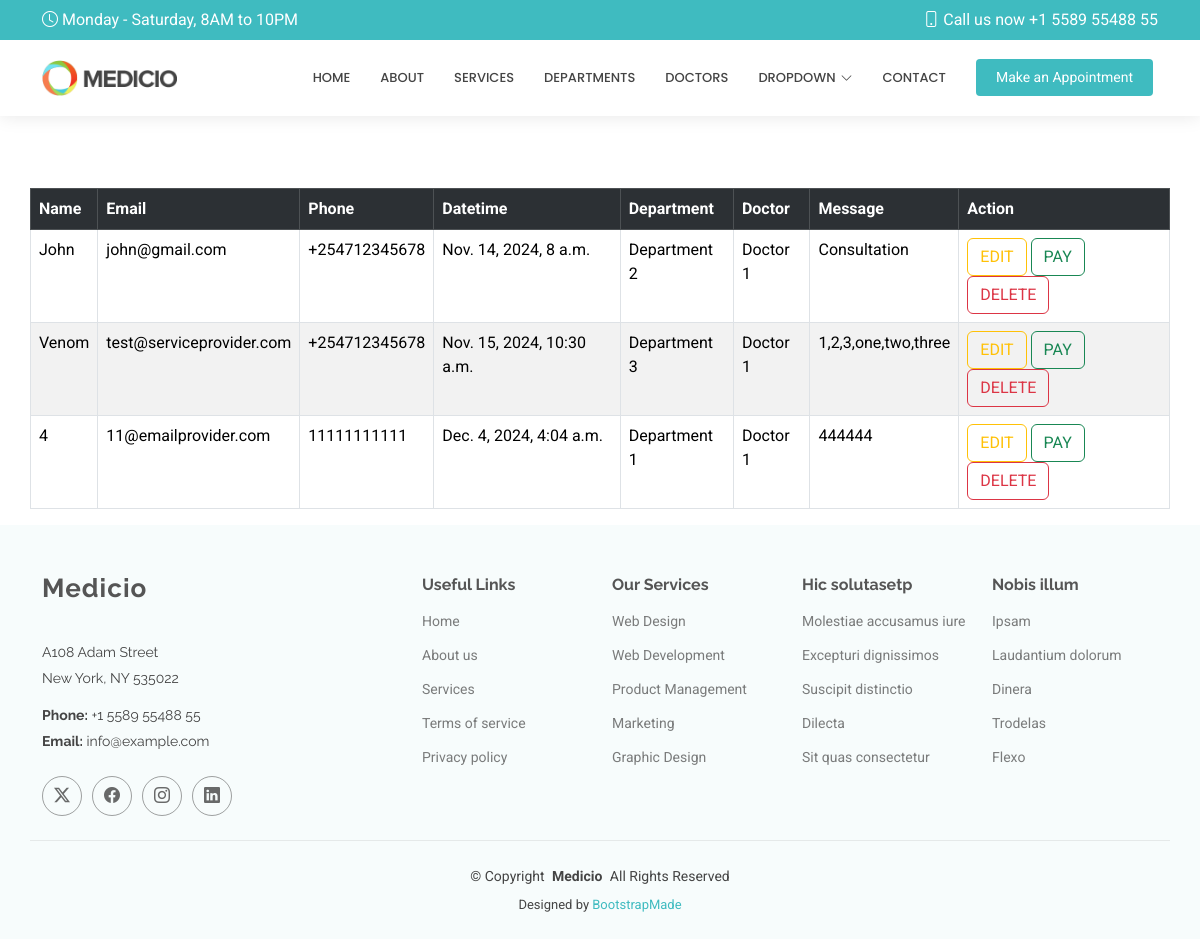
Screenshot of /show_appointments/ with the database file from the repository.
### myapp/models.py (models this page shows, shortened)
class Appointment(models.Model):
    name = models.CharField(max_length=20)
    email = models.EmailField()
    phone = models.CharField(max_length=20)
    dateTime = models.DateTimeField()
    department = models.CharField(max_length=20)
    doctor = models.CharField(max_length=20)
    message = models.TextField()

### myapp/views.py (the view)
# urls.py: path('show_appointments/', views.show_appointments, name='show_appointments'),
def show_appointments(request):
    all_appointments = Appointment.objects.all()
    return render(request, 'showAppointments.html', {'appointments': all_appointments})

### templates/showAppointments.html
{% extends 'starter-page.html' %}
{% load static %}
{% block body %}
    <br><br><br>
    <table class="table table-bordered table-hover table-striped container">
        <tr class="table-dark">
            <th>Name</th>
            <th>Email</th>
            <th>Phone</th>
            <th>Datetime</th>
            <th>Department</th>
            <th>Doctor</th>
            <th>Message</th>
            <th>Action</th>
        </tr>
            {% for x in appointments %}
            	<tr>
                    <td>{{ x.name }}</td>
                    <td>{{ x.email }}</td>
                    <td>{{ x.phone }}</td>
                    <td>{{ x.dateTime }}</td>
                    <td>{{ x.department }}</td>
                    <td>{{ x.doctor }}</td>
                    <td>{{ x.message }}</td>
                    <td>
                        <a href="/appoint_edit/{{ x.id }}" class="btn btn-outline-warning">EDIT</a>
                        <a href="" class="btn btn-outline-success">PAY</a>
                        <a href="/appoint_delete/{{ x.id }}" class="btn btn-outline-danger ">DELETE</a>
                    </td>
                </tr>
            {% endfor %}
    </table>
{% endblock %}

### templates/starter-page.html (shortened to what this page needs)
<!DOCTYPE html>
<html lang="en">
<head>
  {% load static %}
  <link href="{% static 'assets/vendor/bootstrap/css/bootstrap.min.css' %}" rel="stylesheet">
  <link href="{% static 'assets/vendor/bootstrap-icons/bootstrap-icons.css' %}" rel="stylesheet">
  <link href="{% static 'assets/vendor/aos/aos.css' %}" rel="stylesheet">
  <link href="{% static 'assets/vendor/fontawesome-free/css/all.min.css' %}" rel="stylesheet">
  <link href="{% static 'assets/vendor/glightbox/css/glightbox.min.css' %}" rel="stylesheet">
  <link href="{% static 'assets/vendor/swiper/swiper-bundle.min.css' %}" rel="stylesheet">
  <link href="{% static 'assets/css/main.css' %}" rel="stylesheet">
</head>
<body class="starter-page-page">
  <header id="header" class="header sticky-top">
    <div class="topbar d-flex align-items-center">
      <div class="container d-flex justify-content-center justify-content-md-between">
        <div class="d-none d-md-flex align-items-center">
          <i class="bi bi-clock me-1"></i> Monday - Saturday, 8AM to 10PM
        </div>
        <div class="d-flex align-items-center">
          <i class="bi bi-phone me-1"></i> Call us now +1 5589 55488 55
        </div>
      </div>
    </div>
    <div class="branding d-flex align-items-center">
      <div class="container position-relative d-flex align-items-center justify-content-end">
        <a href="index.html" class="logo d-flex align-items-center me-auto">
          <img src="{% static 'assets/img/logo.png' %}" alt="">
        </a>
        <nav id="navmenu" class="navmenu">
          <ul>
            <li><a href="{% url 'index' %}">Home</a></li>
            <li><a href="{% url 'about' %}">About</a></li>
            <li><a href="{% url 'my_service' %}">Services</a></li>
            <li><a href="#departments">Departments</a></li>
            <li><a href="{% url 'doctors' %}">Doctors</a></li>
            <li class="dropdown"><a href="#"><span>Dropdown</span> <i class="bi bi-chevron-down toggle-dropdown"></i></a>
            </li>
            <li><a href="{% url 'contact' %}">Contact</a></li>
          </ul>
        </nav>
        <a class="cta-btn" href="{% url 'appointment' %}">Make an Appointment</a>
      </div>
    </div>
  </header>
  <main class="main">
      {% block body %}
      {% endblock %}
  </main>
  <footer id="footer" class="footer light-background">
    <div class="container footer-top">
      <div class="row gy-4">
        <div class="col-lg-4 col-md-6 footer-about">
          <a href="index.html" class="logo d-flex align-items-center">
            <span class="sitename">Medicio</span>
          </a>
          <div class="footer-contact pt-3">
            <p>A108 Adam Street</p>
            <p>New York, NY 535022</p>
            <p class="mt-3"><strong>Phone:</strong> <span>+1 5589 55488 55</span></p>
            <p><strong>Email:</strong> <span>info@example.com</span></p>
          </div>
          <div class="social-links d-flex mt-4">
            <a href=""><i class="bi bi-twitter-x"></i></a>
            <a href=""><i class="bi bi-facebook"></i></a>
            <a href=""><i class="bi bi-instagram"></i></a>
            <a href=""><i class="bi bi-linkedin"></i></a>
          </div>
        </div>
        <div class="col-lg-2 col-md-3 footer-links">
          <h4>Useful Links</h4>
          <ul>
            <li><a href="#">Home</a></li>
            <li><a href="#">About us</a></li>
            <li><a href="#">Services</a></li>
            <li><a href="#">Terms of service</a></li>
            <li><a href="#">Privacy policy</a></li>
          </ul>
        </div>
        <div class="col-lg-2 col-md-3 footer-links">
          <h4>Our Services</h4>
          <ul>
            <li><a href="#">Web Design</a></li>
            <li><a href="#">Web Development</a></li>
            <li><a href="#">Product Management</a></li>
            <li><a href="#">Marketing</a></li>
            <li><a href="#">Graphic Design</a></li>
          </ul>
        </div>
        <div class="col-lg-2 col-md-3 footer-links">
          <h4>Hic solutasetp</h4>
          <ul>
            <li><a href="#">Molestiae accusamus iure</a></li>
            <li><a href="#">Excepturi dignissimos</a></li>
            <li><a href="#">Suscipit distinctio</a></li>
            <li><a href="#">Dilecta</a></li>
            <li><a href="#">Sit quas consectetur</a></li>
          </ul>
        </div>
        <div class="col-lg-2 col-md-3 footer-links">
          <h4>Nobis illum</h4>
          <ul>
            <li><a href="#">Ipsam</a></li>
            <li><a href="#">Laudantium dolorum</a></li>
            <li><a href="#">Dinera</a></li>
            <li><a href="#">Trodelas</a></li>
            <li><a href="#">Flexo</a></li>
          </ul>
        </div>
      </div>
    </div>
    <div class="container copyright text-center mt-4">
      <p>© <span>Copyright</span> <strong class="px-1 sitename">Medicio</strong> <span>All Rights Reserved</span></p>
      <div class="credits">
        Designed by <a href="https://bootstrapmade.com/">BootstrapMade</a>
      </div>
    </div>
  </footer>
</body>
</html>

### static/assets/css/main.css (style rules this page uses)
:root { --default-font: "Roboto", system-ui, -apple-system, "Segoe UI", Roboto, "Helvetica Neue", Arial, "Noto Sans", "Liberation Sans", sans-serif, "Apple Color Emoji", "Segoe UI Emoji", "Segoe UI Symbol", "Noto Color Emoji"; --heading-font: "Raleway", sans-serif; --nav-font: "Poppins", sans-serif; }
:root { --background-color: #ffffff; --default-color: #444444; --heading-color: #555555; --accent-color: #3fbbc0; --surface-color: #ffffff; --contrast-color: #ffffff; }
:root { --nav-color: #444444; --nav-hover-color: #3fbbc0; --nav-mobile-background-color: #ffffff; --nav-dropdown-background-color: #ffffff; --nav-dropdown-color: #444444; --nav-dropdown-hover-color: #3fbbc0; }
.light-background { --background-color: #f7fcfc; --surface-color: #ffffff; }
:root { scroll-behavior: smooth; }
body { color: var(--default-color); background-color: var(--background-color); font-family: var(--default-font); }
a { color: var(--accent-color); text-decoration: none; transition: 0.3s; }
h1, h2, h3, h4, h5, h6 { color: var(--heading-color); font-family: var(--heading-font); }
.header { color: var(--default-color); background-color: var(--background-color); transition: all 0.5s; z-index: 997; box-shadow: 0px 0 18px rgba(0, 0, 0, 0.1); }
.header .topbar { background-color: var(--accent-color); color: var(--contrast-color); height: 40px; padding: 0; transition: all 0.5s; }
.header .branding { min-height: 60px; padding: 10px 0; }
.header .logo { line-height: 1; }
.header .logo img { max-height: 36px; margin-right: 8px; }
.header .cta-btn, .header .cta-btn:focus { color: var(--contrast-color); background: var(--accent-color); font-size: 14px; padding: 8px 20px; margin: 0 5px 0 30px; border-radius: 4px; transition: 0.3s; }
@media (min-width: 1200px) { .navmenu { padding: 0; } }
@media (min-width: 1200px) { .navmenu ul { margin: 0; padding: 0; display: flex; list-style: none; align-items: center; } }
@media (min-width: 1200px) { .navmenu li { position: relative; } }
@media (min-width: 1200px) { .navmenu a, .navmenu a:focus { color: var(--nav-color); padding: 18px 15px; font-size: 13px; font-family: var(--nav-font); font-weight: 500; text-transform: uppercase; display: flex; align-items: center; justify-content: space-between; white-space: nowrap; transition: 0.3s; } }
@media (min-width: 1200px) { .navmenu a i, .navmenu a:focus i { font-size: 12px; line-height: 0; margin-left: 5px; transition: 0.3s; } }
@media (min-width: 1200px) { .navmenu li:last-child a { padding-right: 0; } }
.footer { color: var(--default-color); background-color: var(--background-color); font-size: 14px; position: relative; }
.footer .footer-top { padding-top: 50px; }
.footer .footer-about .logo { line-height: 1; margin-bottom: 25px; }
.footer .footer-about .logo span { color: var(--heading-color); font-family: var(--heading-font); font-size: 26px; font-weight: 700; letter-spacing: 1px; }
.footer .footer-about p { font-size: 14px; font-family: var(--heading-font); }
.footer .social-links a { display: flex; align-items: center; justify-content: center; width: 40px; height: 40px; border-radius: 50%; border: 1px solid color-mix(in srgb, var(--default-color), transparent 50%); font-size: 16px; color: color-mix(in srgb, var(--default-color), transparent 20%); margin-right: 10px; transition: 0.3s; }
.footer h4 { font-size: 16px; font-weight: bold; position: relative; padding-bottom: 12px; }
.footer .footer-links { margin-bottom: 30px; }
.footer .footer-links ul { list-style: none; padding: 0; margin: 0; }
.footer .footer-links ul li { padding: 10px 0; display: flex; align-items: center; }
.footer .footer-links ul li:first-child { padding-top: 0; }
.footer .footer-links ul a { color: color-mix(in srgb, var(--default-color), transparent 30%); display: inline-block; line-height: 1; }
.footer .footer-contact p { margin-bottom: 5px; }
.footer .copyright { padding: 25px 0; border-top: 1px solid color-mix(in srgb, var(--default-color), transparent 90%); }
.footer .copyright p { margin-bottom: 0; }
.footer .credits { margin-top: 8px; font-size: 13px; }

### rows the page displays
Appointment: name "John", email "john@gmail.com", phone "+254712345678", dateTime "Nov. 14, 2024, 8 a.m.", department "Department 2", doctor "Doctor 1", message "Consultation"
Appointment: name "Venom", email "test@serviceprovider.com", phone "+254712345678", dateTime "Nov. 15, 2024, 10:30 a.m.", department "Department 3", doctor "Doctor 1", message "1,2,3,one,two,three"
Appointment: name "4", email "11@emailprovider.com", phone "11111111111", dateTime "Dec. 4, 2024, 4:04 a.m.", department "Department 1", doctor "Doctor 1", message "444444"
